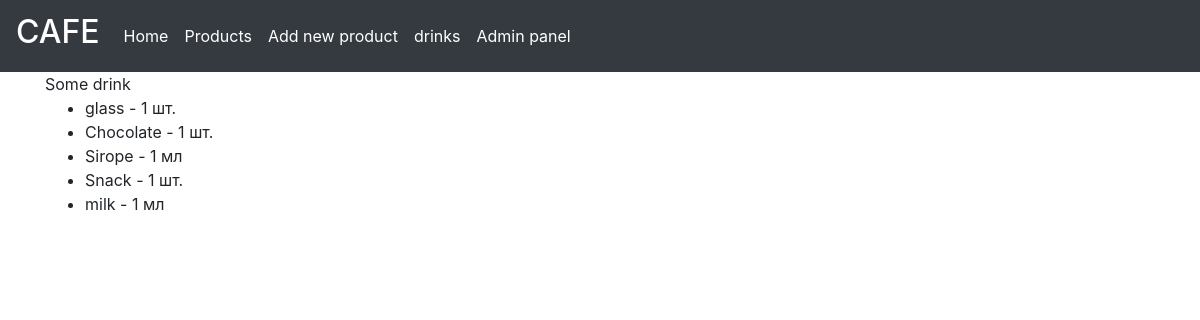
Screenshot of /cafecrm/some-drink with the database file from the repository.
### cafecrm/models.py (models this page shows, shortened)
class Drink(models.Model):
    drink_name = models.CharField(max_length=50)
    slug = models.SlugField(unique='drink_name', blank=True)
    class Meta:
        ordering = ('drink_name',)
        verbose_name = 'Drink'
        verbose_name_plural = 'Drinks'

class DrinkItem(models.Model):
    drink = models.ForeignKey(Drink, related_name='items', on_delete=models.CASCADE)
    product = models.ForeignKey(Products, related_name='drink_items', on_delete=models.PROTECT)
    quantity = models.PositiveIntegerField(default=0)

class Products(models.Model):
    PRODUCT = 'product'
    SNACK = 'snack'
    TARE = 'tare'
    PRODUCT_TYPE = ((PRODUCT, 'продукт'), (SNACK, 'штучный товар'), (TARE, 'тара'))
    PC = 'шт.'
    ML = 'мл'
    GR = 'гр'
    UNITS = ((PC, 'шт.'), (ML, 'мл'), (GR, 'гр'))
    product_name = models.CharField(max_length=250, verbose_name='Наименование')
    unit = models.CharField(max_length=20, choices=UNITS, verbose_name='Единица измерения')
    product_type = models.CharField(max_length=20, choices=PRODUCT_TYPE, verbose_name='Категория')
    slug = models.SlugField(max_length=200, db_index=True, unique='product_name')
    price = models.DecimalField(max_digits=10, decimal_places=2, default=0.00)
    stock = models.PositiveIntegerField(default=0)
    description = models.TextField(blank=True)
    class Meta:
        verbose_name = 'Product'
        verbose_name_plural = 'Products'
        ordering = ['product_type', 'product_name']
        index_together = (('id', 'slug'),)
    def __str__(self):
        return '{}'.format(self.product_name)

### cafecrm/views.py (the view)
# urls.py: path('cafecrm/<slug:slug>', views.drink_detail, name='drink_detail'),
def drink_detail(request, slug):
    drink = get_object_or_404(Drink,
                                slug=slug
                              )
    drink_items = DrinkItem.objects.filter(drink_id=drink.pk)
    context = {
        'drink_items': drink_items,
        'drink': drink
    }
    return render(request,
                  'cafecrm/drink_detail.html', context)

### doc_temp/context_processors.py (called while the page is built)
def doc(request):
    return {'doc_temp': Doctemp(request)}

### templates/cafecrm/drink_detail.html (shortened to what this page needs)
{% extends "cafecrm/base.html" %}
{% load static %}
{% block content %}
    <div class="product-detail">
        {{ drink.drink_name }}
        <ul>
            {% for item in drink_items %}
                <li>
                    {{ item.product }} - {{ item.quantity }} {{ item.product.unit }}
                </li>
            {% endfor %}
        </ul>
        </div>
{% endblock %}

### cafecrm/static/cafecrm/css/style.css (style rules this page uses)
html,body { margin: 0; padding: 0; height: 100%; }

### rows the page displays
Drink: drink_name "Some drink"
DrinkItem: product "glass", quantity "1", product.unit "шт."
DrinkItem: product "Chocolate", quantity "1", product.unit "шт."
DrinkItem: product "Sirope", quantity "1", product.unit "мл"
DrinkItem: product "Snack", quantity "1", product.unit "шт."
DrinkItem: product "milk", quantity "1", product.unit "мл"
